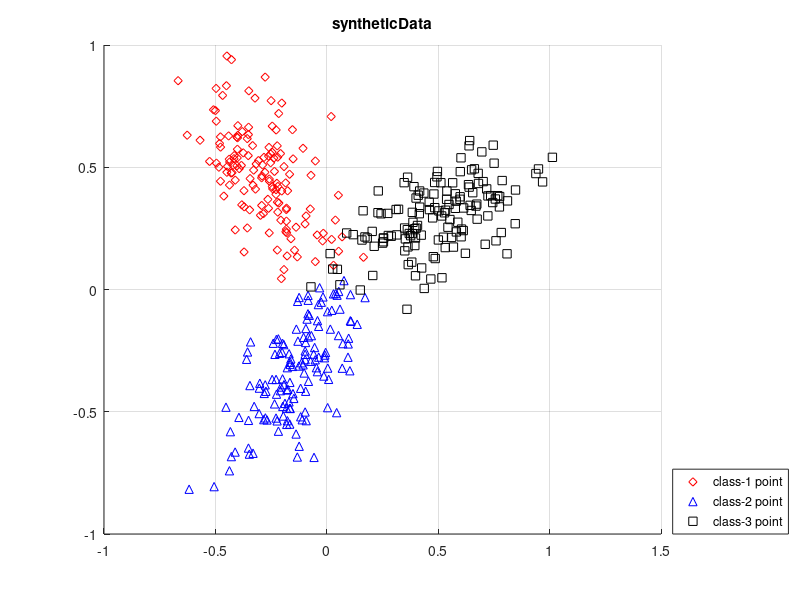

MATLAB code to generate this figure: (Note: this script raises an error after producing the figure.)
% This code demonstrates the proposed objective function for discovering
% the most informative receptive fields in images.
% Specifically, a synthetic dataset is generated, including three cluters
% to stand for three images, and the most correlated image regions or the
% common foreground objects are represented by the points lying in the
% intersection of the three clusters.
%
%
% Readers can directly run main_syntheticData.m to see the results, and the
% intermediate results/figures are automatically stored in 'figures' folder.
%
%
% For details, readers are suggested to refer to the following report:
%       Shu Kong, "Collaborative Receptive Field Learning", arXiv, 2014
%
% 
% The code is writen by
%           Shu Kong (Aimery)
%           aimerykong@gmail.com
%           http://www.ics.uci.edu/~skong2/
%           Dec. 2013, release version available on Jan. 13, 2014
%              updated: Nov. 16, 2015

clear;
close all;
clc;

%% prelude
%sigma = .2; % sigma controls the Gaussian kernel that convert pair-wise distance to similarity

K = 24;  % select K desired receptive fields

lambdaL = 10;
lambdaD = .01; % discriminative term (2) -- make the selected points more "class-pure" 
lambdaE = 20; % equal-size term (3) -- a very large lambda1 means that the points are being selected from class to class iteratively
lambdaB = 2; % balance term (4) -- make the size of clusters represented by selected point similar

ChoiceGraphBuilding = 'overall_knn'; % which way to build the graph, overall_knn or individual_knn or nothing
knn = 7; % knn-graph to measure RF similarity
eta = .4; % soft-threshold the similarity graph to remove some "dissimilar" pairs

distBound = 0.30;

pointNum = 200;

%% data generation and visualization colors
switch2Display = true;   % set this switch as 'true' to display the results

%strOptPoint = {'rd', 'md', 'b^', 'c^', 'ks', 'ys', 'gx'};
strOptPoint = {'rd', 'b^', 'ks', 'gx'};
strOptExemplar = {'ro', 'bo', 'ko'};
gtColor =  'gp';
OrgPoint = [0.1; 0.1];

X = cell(1, 3);
X = cell(1, 3);
pointNum = 140;
X{1} = sqrt(0.01) * randn(2, pointNum);
X{1}(1, :) = 2.2*X{1}(1, :);
theta = -50 / 180 * pi;
rotMat = [cos(theta), -sin(theta); sin(theta), cos(theta) ];
X{1} = rotMat*X{1};
X{1} = repmat( [-0.3; 0.5], 1, size(X{1}, 2) ) + X{1};

X{2} = sqrt(0.01) * randn(2, pointNum);
X{2}(1, :) = 2.1*X{2}(1, :);
theta = 60 / 180 * pi;
rotMat = [cos(theta), -sin(theta); sin(theta), cos(theta) ];
X{2} = rotMat*X{2};
X{2} = repmat( [-0.15; -0.35], 1, size(X{2}, 2) ) + X{2};

X{3} = sqrt(0.01) * randn(2, pointNum);
X{3}(1, :) = 2.2*X{3}(1, :);
theta = 30 / 180 * pi;
rotMat = [cos(theta), -sin(theta); sin(theta), cos(theta) ];
X{3} = rotMat*X{3};
X{3} = repmat( [0.5; 0.3], 1, size(X{3}, 2) ) + X{3};


%% visualize the original dataset
%%{
tempPoint = [];
ttt = 1;
if switch2Display
    figure; hold on; grid on;
    for c = 1:length(X)
        a = X{c} - repmat(OrgPoint, 1, size(X{c},2));
        a = sqrt(sum(a.^2, 1) );
        a = find(a > distBound);        
        tt(ttt) = plot( X{c}(1, :), X{c}(2, :), strOptPoint{c}  );
        ttt = ttt+1;
        
        tempPoint = [tempPoint  a(1)];
        
%         a = setdiff(1:size(X{c},2), a);
%         tt(ttt) = plot( X{c}(1, a), X{c}(2, a), strOptPoint{c}, 'linewidth', 4, 'MarkerSize', 4 );
%         ttt= ttt+1;
        %plot( X{c}(1, a), X{c}(2, a), gtColor  );
        
        tempPoint = [tempPoint  a(1)];
    end
    titleName = 'syntheticData';
    title( titleName );
    legend( [tt(1), tt(2), tt(3) ],...
        'class-1 point','class-2 point','class-3 point', 'Location', 'SouthEastoutside');
%     legend( [tt(1), tt(2), tt(3), tt(4), tt(5), tt(6), ],...
%         'class-1 background point','class-1 foreground point','class-2 background point','class-2 foreground point','class-3 foreground point','class-3 background point',...
%         'Location', 'SouthEast');
    hold off;
%     saveas(gcf, ['./figures/' titleName '.eps'], 'psc2');
%     saveas(gcf,['./figures/' titleName '.fig']);
end
%}

%% fetch the data, extracting RF candidates for all images from specific category
numImg = length(X);
%pointNum = pointNum + pointNumGT;
fprintf('fetch the data (receptive fields candidates)...\n');
imgIdx = zeros( 1, numImg*pointNum );
for i = 1:numImg
    imgIdx(1+pointNum*(i-1):i*pointNum ) = i;
end

%% exemplar selection
Xmat = cell2mat(X);
[SimilarityGraph, SimilarityGraph_full]= graphConstruction(Xmat, imgIdx, ChoiceGraphBuilding, knn);

% tic
% RFpositive = DiscriminativeExemplarSelection_standardGreedy(SimilarityGraph, SimilarityGraph_full, SimilarityGraph_full, imgIdx, K, lambdaL, lambdaD, lambdaE, lambdaB);
% toc

tic
RFpositive = DiscriminativeExemplarSelection_LazyGreedy(SimilarityGraph, SimilarityGraph_full, SimilarityGraph_full, imgIdx, K, lambdaL, lambdaD, lambdaE, lambdaB);
toc


%% check similarity of two lists of exemplars
%{
a = sort(RFpositive1);
b = sort(RFpositive);
flag = true;
ai = 1;
bi = 1;
count = 0;
while flag
    if a(ai) == b(bi)
        count = count + 1;
        ai = ai + 1;
        bi = bi + 1;
    else
        if a(ai) < b(bi)
            ai = ai + 1;
        else
            bi = bi + 1;
        end
    end    
    if ai > length(a) || bi > length(b)
        flag = false;
    end
end
fprintf('similarity between selected exemplars: %.4f\n', count/length(a));
%}

%% visualize the selected RFs
% RFpositive; % find(SelectedFlag);
if switch2Display
    figure; hold on; grid on;
    ttt = 1;
    tt = [];
    for c = 1:3
        tt(ttt) = plot( X{c}(1, :), X{c}(2, :), strOptPoint{c}  );
        ttt = ttt+1;
    end
    IdxImg = imgIdx(RFpositive); % image index
    for i = 1:length(RFpositive)
        plot( Xmat(1, RFpositive(i)), Xmat(2, RFpositive(i)), strOptExemplar{IdxImg(i)}, 'linewidth', 3, 'MarkerSize', 11);        
    end
    
    a = imgIdx(RFpositive);
    b = find(a==1);
    b = b(1);
    b = RFpositive(b);
    tt(ttt) = plot( X{1}(1, b), X{1}(2, b), strOptExemplar{1}, 'linewidth', 3, 'MarkerSize', 11  );
    ttt = ttt+1;
    
    b = find(a==2);
    b = b(1);
    b = RFpositive(b) - pointNum;
    tt(ttt) = plot( X{2}(1, b), X{2}(2, b), strOptExemplar{2}, 'linewidth', 3, 'MarkerSize', 11  );
    ttt = ttt+1;
    
    b = find(a==3);
    b = b(1);
    b = RFpositive(b) - 2*pointNum;
    tt(ttt) = plot( X{3}(1, b), X{3}(2, b), strOptExemplar{3}, 'linewidth', 3, 'MarkerSize', 11  );
    ttt = ttt+1;
    
    titleName = 'selected exemplars';
    hold off; title(titleName);
    legend( [tt(1), tt(4), tt(2), tt(5), tt(3), tt(6), ],...
        'class-1 point', 'class-1 selected point', 'class-2 point', 'class-2 selected point', 'class-3 point','class-3 selected point',...
        'Location', 'SouthEastoutside');
    hold off;
%     saveas(gcf, ['./figures/' titleName '.eps'], 'psc2');
%     saveas(gcf,['./figures/' titleName '.fig'])
%     saveas(gcf,['./figures/' titleName '.jpg']);
end

%% visualize the marginal gain at each iteration
%{
if switch2Display
    az = 30;
    el = 15;
    for iter = 1:size(storeIteration, 2)
        ttt = 1;
        tt = [];
        curFigure = figure(3); hold on; grid on; 
        titleName = ['marginalGainIteration-' num2str(iter)];
        title( titleName );
        for c =1:3
            tt(ttt) = plot3( X{c}(1, :), X{c}(2, :), storeIteration(1+pointNum*(c-1):pointNum*c, iter), strOptPoint{c}  );
            ttt = ttt+1;
        end
        for i = 1:iter
           tt(ttt) = plot3( Xmat(1, RFpositive(i)), Xmat(2, RFpositive(i)), storeIteration( RFpositive(i), iter ), ...
                strOptExemplar{IdxImg(i)}, 'linewidth', 3, 'MarkerSize', 11);
            ttt = ttt+1;
        end
        view(az, el);
%         saveas(gcf, ['./figures/' titleName '.eps'], 'psc2');
%         saveas(gcf,['./figures/' titleName '.fig']);
        saveas(gcf,['./figures/' titleName '.jpg']);
       	close(curFigure)
    end
end
%}


